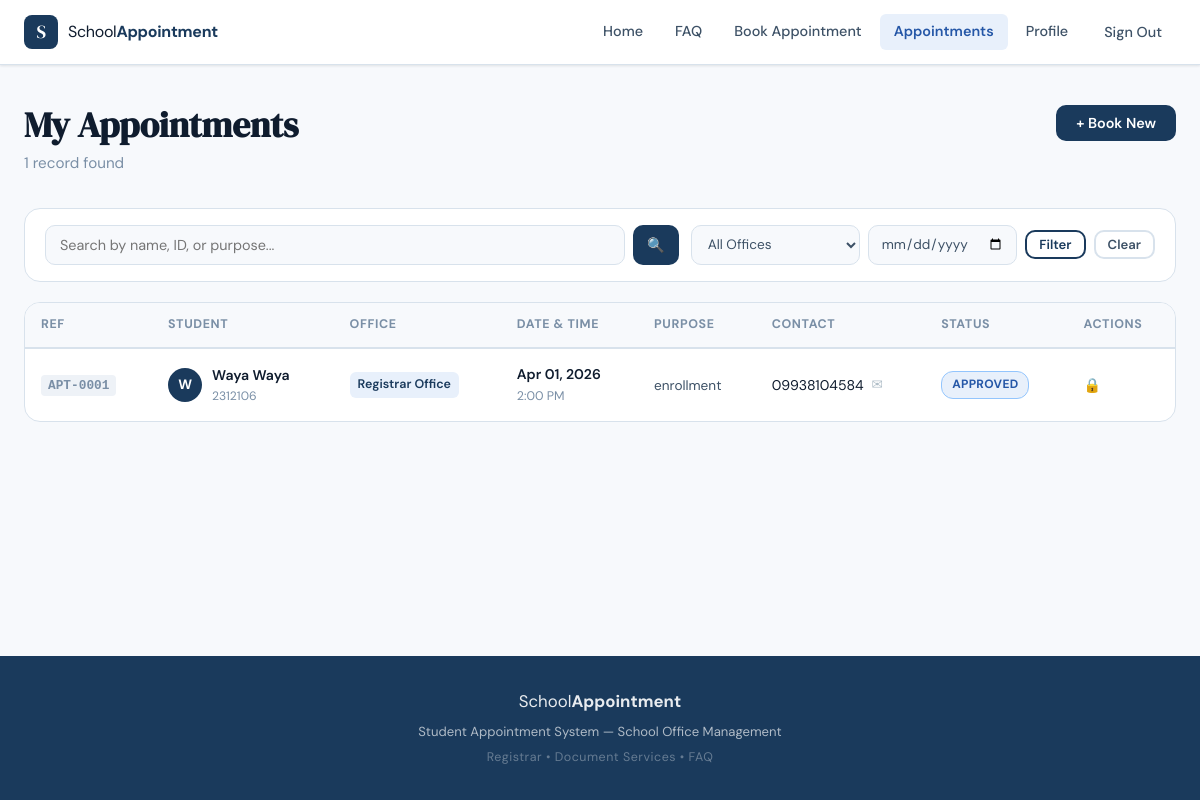
Before: /appointments/ (signed in) with the older database file.
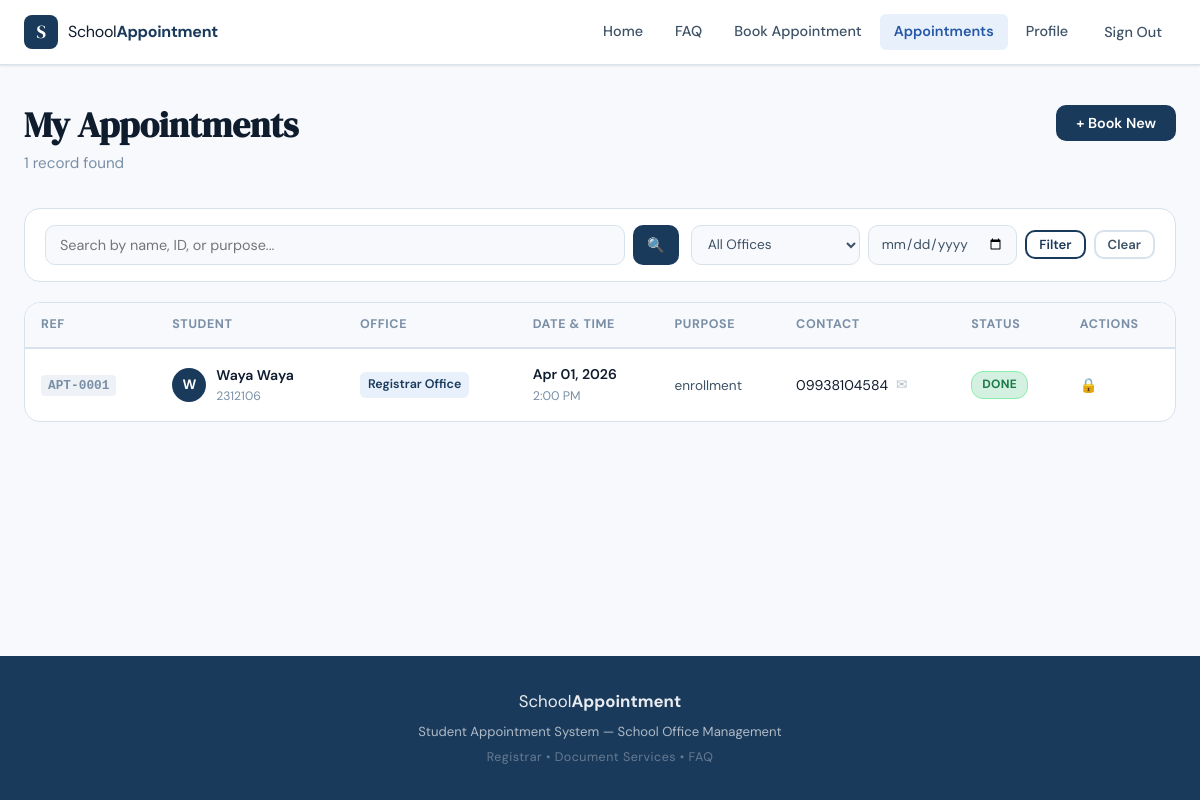
After: the same page with the newer database file.
### appointments/models.py (models this page shows, shortened)
class Appointment(models.Model):
    STATUS_CHOICES = [
        ('pending', 'Pending'),
        ('approved', 'Approved'),
        ('done', 'Done'),
        ('cancelled', 'Cancelled'),
    ]
    PURPOSE_CHOICES = [
        ('tor_request', 'Transcript of Records (TOR) Request'),
        ('document_request', 'Document Request'),
        ('certification', 'Certification / Certificate of Enrollment'),
        ('good_moral', 'Good Moral Certificate'),
        ('diploma_request', 'Diploma / Graduation Documents'),
        ('grade_inquiry', 'Grade / Academic Inquiry'),
        ('other', 'Other Concern'),
    ]
    OFFICE_CHOICES = [
        ('registrar', 'Registrar Office'),
        ('document', 'Document Services'),
    ]
    student_name = models.CharField(max_length=150, verbose_name="Full Name")
    student_id = models.CharField(
        max_length=50, blank=True, null=True,
        verbose_name="Student ID / Reference No."
    )
    email = models.EmailField(verbose_name="Email Address")
    contact = models.CharField(max_length=20, verbose_name="Contact Number")
    office = models.CharField(
        max_length=50, choices=OFFICE_CHOICES,
        default='registrar', verbose_name="School Office"
    )
    date = models.DateField(verbose_name="Appointment Date")
    time = models.TimeField(verbose_name="Appointment Time")
    purpose = models.CharField(
        max_length=50, choices=PURPOSE_CHOICES,
        verbose_name="Purpose / Concern"
    )
    notes = models.TextField(
        blank=True, null=True,
        verbose_name="Additional Notes"
    )
    status = models.CharField(
        max_length=20, choices=STATUS_CHOICES,
        default='pending', verbose_name="Status"
    )
    created_at = models.DateTimeField(auto_now_add=True)
    updated_at = models.DateTimeField(auto_now=True)
    class Meta:
        ordering = ['-date', '-time']
        verbose_name = "Appointment"
        verbose_name_plural = "Appointments"
    def get_status_badge_class(self):
        classes = {
            'pending': 'badge-pending',
            'approved': 'badge-approved',
            'done': 'badge-done',
            'cancelled': 'badge-cancelled',
        }
        return classes.get(self.status, 'badge-pending')

### appointments/views.py (the view, shortened to what this page needs)
# urls.py: path('appointments/', views.appointments_list, name='appointments_list'),
@login_required
def appointments_list(request):
    role = _get_role(request.user)
    search_form = AppointmentSearchForm(request.GET or None)
    if role in ('staff', 'admin'):
        appointments = Appointment.objects.all()
    else:
        appointments = Appointment.objects.filter(email=request.user.email)
    context = {
        'appointments': appointments,
        'search_form': search_form,
        'total_shown': appointments.count(),
        'is_staff_or_admin': _is_staff_or_admin(request.user),
        'is_admin': _is_admin(request.user),
        'role': role,
    }
    return render(request, 'appointments/appointments_list.html', context)

### appointments/forms.py
class AppointmentSearchForm(forms.Form):
    search = forms.CharField(
        required=False,
        widget=forms.TextInput(attrs={
            'class': 'search-input',
            'placeholder': 'Search by name, ID, or purpose...',
        })
    )
    office = forms.ChoiceField(
        required=False,
        choices=[('', 'All Offices')] + Appointment.OFFICE_CHOICES,
        widget=forms.Select(attrs={'class': 'filter-select'})
    )
    status = forms.ChoiceField(
        required=False,
        choices=[('', 'All Statuses')] + Appointment.STATUS_CHOICES,
        widget=forms.Select(attrs={'class': 'filter-select'})
    )
    date_filter = forms.DateField(
        required=False,
        widget=forms.DateInput(attrs={
            'class': 'filter-select',
            'type': 'date',
        })
    )

### appointments/views.py (called while the page is built)
def _get_role(user):
    try:
        return user.profile.role
    except Exception:
        return 'student'

def _is_staff_or_admin(user):
    return _get_role(user) in ('staff', 'admin')

def _is_admin(user):
    return _get_role(user) == 'admin'

### appointments/templates/appointments/appointments_list.html (shortened to what the changed rows need)
{% extends "appointments/base.html" %}
{% block content %}
<div class="page-container">
  <div class="page-header list-header">
    <div class="page-title-group">
      <h1 class="page-title">
        {% if is_staff_or_admin %}All Appointments{% else %}My Appointments{% endif %}
      </h1>
    </div>
  </div>
  {% if appointments %}
  <div class="table-wrapper">
    <table class="appt-table">
      <thead>
        <tr>
          <th>Ref</th>
          <th>Student</th>
          <th>Office</th>
          <th>Date & Time</th>
          <th>Purpose</th>
          <th>Contact</th>
          <th>Status</th>
          <th>Actions</th>
        </tr>
      </thead>
      <tbody>
        {% for appt in appointments %}
        <tr class="appt-row">
          <td><span class="appt-ref">APT-{{ appt.id|stringformat:"04d" }}</span></td>
          <td>
            <div class="student-cell">
              <div class="student-avatar">{{ appt.student_name|first|upper }}</div>
              <div>
                <span class="student-name">{{ appt.student_name }}</span>
                {% if appt.student_id %}<span class="student-id">{{ appt.student_id }}</span>{% endif %}
              </div>
            </div>
          </td>
          <td><span class="office-tag">{{ appt.get_office_display }}</span></td>
          <td>
            <div class="datetime-cell">
              <span class="appt-date">{{ appt.date|date:"M d, Y" }}</span>
              <span class="appt-time">{{ appt.time|time:"g:i A" }}</span>
            </div>
          </td>
          <td><span class="purpose-text">{{ appt.get_purpose_display }}</span></td>
          <td>
            <div class="contact-cell">
              <span>{{ appt.contact }}</span>
              <a href="mailto:{{ appt.email }}" class="email-link" title="{{ appt.email }}">✉</a>
            </div>
          </td>
          <td>
            {% if is_staff_or_admin %}
            <form method="post" action="{% url 'update_status' appt.pk %}">
              {% csrf_token %}
              <div class="inline-status-wrap">
                <select name="status" class="status-select status-{{ appt.status }}" onchange="this.form.submit()">
                  <option value="pending"   {% if appt.status == 'pending' %}selected{% endif %}>Pending</option>
                  <option value="approved"  {% if appt.status == 'approved' %}selected{% endif %}>Approved</option>
                  <option value="done"      {% if appt.status == 'done' %}selected{% endif %}>Done</option>
                  <option value="cancelled" {% if appt.status == 'cancelled' %}selected{% endif %}>Cancelled</option>
                </select>
              </div>
            </form>
            {% else %}
            <span class="badge {{ appt.get_status_badge_class }}">{{ appt.get_status_display }}</span>
            {% endif %}
          </td>
          <td>
            <div class="action-buttons">
              {% if is_staff_or_admin %}
                <a href="{% url 'edit_appointment' appt.pk %}" class="btn-icon btn-edit" title="Edit">✏️</a>
                <a href="{% url 'delete_appointment' appt.pk %}" class="btn-icon btn-delete" title="Delete">🗑️</a>
              {% elif appt.email == request.user.email and appt.status == 'pending' %}
                <a href="{% url 'edit_appointment' appt.pk %}" class="btn-icon btn-edit" title="Edit">✏️</a>
                <a href="{% url 'delete_appointment' appt.pk %}" class="btn-icon btn-delete" title="Cancel">🗑️</a>
              {% else %}
                <span class="action-locked" title="Cannot modify">🔒</span>
              {% endif %}
            </div>
          </td>
        </tr>
        {% endfor %}
      </tbody>
    </table>
  </div>
  {% endif %}
</div>
{% endblock %}

Changed rows visible on the page:
changed Appointment "Waya Waya": status "APPROVED" → "DONE"
